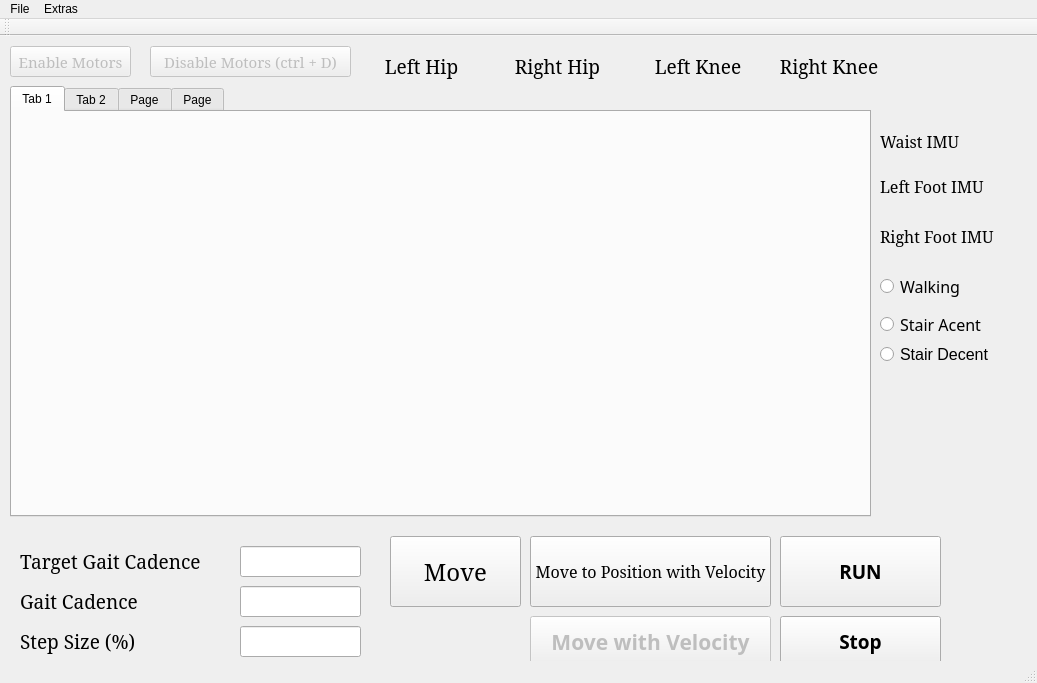
<?xml version="1.0" encoding="UTF-8"?>
<ui version="4.0">
 <class>MainWindow</class>
 <widget class="QMainWindow" name="MainWindow">
  <property name="geometry">
   <rect>
    <x>0</x>
    <y>0</y>
    <width>1037</width>
    <height>683</height>
   </rect>
  </property>
  <property name="windowTitle">
   <string>MainWindow</string>
  </property>
  <widget class="QWidget" name="centralWidget">
   <widget class="QPushButton" name="pushButton_enable">
    <property name="enabled">
     <bool>false</bool>
    </property>
    <property name="geometry">
     <rect>
      <x>10</x>
      <y>10</y>
      <width>121</width>
      <height>31</height>
     </rect>
    </property>
    <property name="font">
     <font>
      <family>Elephant</family>
      <pointsize>11</pointsize>
     </font>
    </property>
    <property name="text">
     <string>Enable Motors</string>
    </property>
   </widget>
   <widget class="QPushButton" name="pushButton_disable">
    <property name="enabled">
     <bool>false</bool>
    </property>
    <property name="geometry">
     <rect>
      <x>150</x>
      <y>10</y>
      <width>201</width>
      <height>31</height>
     </rect>
    </property>
    <property name="font">
     <font>
      <family>Elephant</family>
      <pointsize>11</pointsize>
     </font>
    </property>
    <property name="text">
     <string>Disable Motors (ctrl + D)</string>
    </property>
    <property name="shortcut">
     <string>Ctrl+D</string>
    </property>
   </widget>
   <widget class="QPushButton" name="pushButton_move">
    <property name="geometry">
     <rect>
      <x>390</x>
      <y>500</y>
      <width>131</width>
      <height>71</height>
     </rect>
    </property>
    <property name="font">
     <font>
      <family>Elephant</family>
      <pointsize>18</pointsize>
     </font>
    </property>
    <property name="text">
     <string>Move</string>
    </property>
   </widget>
   <widget class="QLabel" name="label_left_hip_status">
    <property name="geometry">
     <rect>
      <x>370</x>
      <y>0</y>
      <width>111</width>
      <height>61</height>
     </rect>
    </property>
    <property name="font">
     <font>
      <family>Elephant</family>
      <pointsize>14</pointsize>
     </font>
    </property>
    <property name="text">
     <string>   Left Hip</string>
    </property>
   </widget>
   <widget class="QLabel" name="label_right_hip_status">
    <property name="geometry">
     <rect>
      <x>500</x>
      <y>0</y>
      <width>131</width>
      <height>61</height>
     </rect>
    </property>
    <property name="font">
     <font>
      <family>Elephant</family>
      <pointsize>14</pointsize>
     </font>
    </property>
    <property name="text">
     <string>   Right Hip</string>
    </property>
   </widget>
   <widget class="QLabel" name="label_left_knee_status">
    <property name="geometry">
     <rect>
      <x>640</x>
      <y>0</y>
      <width>121</width>
      <height>61</height>
     </rect>
    </property>
    <property name="font">
     <font>
      <family>Elephant</family>
      <pointsize>14</pointsize>
     </font>
    </property>
    <property name="text">
     <string>   Left Knee</string>
    </property>
   </widget>
   <widget class="QLabel" name="label_right_knee_status">
    <property name="geometry">
     <rect>
      <x>770</x>
      <y>0</y>
      <width>131</width>
      <height>61</height>
     </rect>
    </property>
    <property name="font">
     <font>
      <family>Elephant</family>
      <pointsize>14</pointsize>
     </font>
    </property>
    <property name="text">
     <string>  Right Knee</string>
    </property>
   </widget>
   <widget class="QLineEdit" name="lineEdit_gaitCadence">
    <property name="geometry">
     <rect>
      <x>240</x>
      <y>550</y>
      <width>121</width>
      <height>31</height>
     </rect>
    </property>
    <property name="font">
     <font>
      <pointsize>17</pointsize>
     </font>
    </property>
    <property name="text">
     <string/>
    </property>
   </widget>
   <widget class="QLineEdit" name="lineEdit_stepSize">
    <property name="geometry">
     <rect>
      <x>240</x>
      <y>590</y>
      <width>121</width>
      <height>31</height>
     </rect>
    </property>
   </widget>
   <widget class="QLabel" name="label_motor_speed">
    <property name="geometry">
     <rect>
      <x>20</x>
      <y>550</y>
      <width>201</width>
      <height>31</height>
     </rect>
    </property>
    <property name="font">
     <font>
      <family>Elephant</family>
      <pointsize>14</pointsize>
     </font>
    </property>
    <property name="text">
     <string>Gait Cadence</string>
    </property>
   </widget>
   <widget class="QLabel" name="label_motor_speed_2">
    <property name="geometry">
     <rect>
      <x>20</x>
      <y>590</y>
      <width>161</width>
      <height>31</height>
     </rect>
    </property>
    <property name="font">
     <font>
      <family>Elephant</family>
      <pointsize>14</pointsize>
     </font>
    </property>
    <property name="text">
     <string>Step Size (%)</string>
    </property>
   </widget>
   <widget class="QPushButton" name="pushButton_move_withVelocity">
    <property name="geometry">
     <rect>
      <x>530</x>
      <y>500</y>
      <width>241</width>
      <height>71</height>
     </rect>
    </property>
    <property name="font">
     <font>
      <family>Elephant</family>
      <pointsize>12</pointsize>
     </font>
    </property>
    <property name="text">
     <string>Move to Position with Velocity</string>
    </property>
   </widget>
   <widget class="QTabWidget" name="tabWidget">
    <property name="geometry">
     <rect>
      <x>10</x>
      <y>50</y>
      <width>861</width>
      <height>431</height>
     </rect>
    </property>
    <property name="currentIndex">
     <number>0</number>
    </property>
    <widget class="QWidget" name="JointAngleData">
     <attribute name="title">
      <string>Tab 1</string>
     </attribute>
     <widget class="QCustomPlot" name="gait_monitor_1" native="true">
      <property name="geometry">
       <rect>
        <x>0</x>
        <y>0</y>
        <width>851</width>
        <height>411</height>
       </rect>
      </property>
     </widget>
    </widget>
    <widget class="QWidget" name="tab_4">
     <attribute name="title">
      <string>Tab 2</string>
     </attribute>
     <widget class="QCustomPlot" name="gaitCadence_monitor" native="true">
      <property name="geometry">
       <rect>
        <x>0</x>
        <y>0</y>
        <width>851</width>
        <height>411</height>
       </rect>
      </property>
     </widget>
    </widget>
    <widget class="QWidget" name="tab">
     <attribute name="title">
      <string>Page</string>
     </attribute>
     <widget class="QCustomPlot" name="gaitEvent_left" native="true">
      <property name="geometry">
       <rect>
        <x>0</x>
        <y>0</y>
        <width>851</width>
        <height>205</height>
       </rect>
      </property>
     </widget>
     <widget class="QCustomPlot" name="gaitEvent_right" native="true">
      <property name="geometry">
       <rect>
        <x>0</x>
        <y>200</y>
        <width>851</width>
        <height>205</height>
       </rect>
      </property>
     </widget>
    </widget>
    <widget class="QWidget" name="tab_2">
     <attribute name="title">
      <string>Page</string>
     </attribute>
     <widget class="QCustomPlot" name="qcustomPlot_gaitCadence" native="true">
      <property name="geometry">
       <rect>
        <x>0</x>
        <y>0</y>
        <width>851</width>
        <height>411</height>
       </rect>
      </property>
     </widget>
    </widget>
   </widget>
   <widget class="QLabel" name="label_left_foot_IMU_status">
    <property name="geometry">
     <rect>
      <x>880</x>
      <y>130</y>
      <width>121</width>
      <height>41</height>
     </rect>
    </property>
    <property name="font">
     <font>
      <family>Elephant</family>
      <pointsize>12</pointsize>
     </font>
    </property>
    <property name="text">
     <string>Left Foot IMU</string>
    </property>
   </widget>
   <widget class="QLabel" name="label_right_foot_IMU_status">
    <property name="geometry">
     <rect>
      <x>880</x>
      <y>180</y>
      <width>131</width>
      <height>41</height>
     </rect>
    </property>
    <property name="font">
     <font>
      <family>Elephant</family>
      <pointsize>12</pointsize>
     </font>
    </property>
    <property name="text">
     <string>Right Foot IMU</string>
    </property>
   </widget>
   <widget class="QLabel" name="label_waist_IMU_status">
    <property name="geometry">
     <rect>
      <x>880</x>
      <y>90</y>
      <width>101</width>
      <height>31</height>
     </rect>
    </property>
    <property name="font">
     <font>
      <family>Elephant</family>
      <pointsize>12</pointsize>
     </font>
    </property>
    <property name="text">
     <string>Waist IMU</string>
    </property>
   </widget>
   <widget class="QLabel" name="label_target_gaitCadence">
    <property name="geometry">
     <rect>
      <x>20</x>
      <y>510</y>
      <width>201</width>
      <height>31</height>
     </rect>
    </property>
    <property name="font">
     <font>
      <family>Elephant</family>
      <pointsize>14</pointsize>
     </font>
    </property>
    <property name="text">
     <string>Target Gait Cadence</string>
    </property>
   </widget>
   <widget class="QLineEdit" name="lineEdit_targetGaitCadence">
    <property name="geometry">
     <rect>
      <x>240</x>
      <y>510</y>
      <width>121</width>
      <height>31</height>
     </rect>
    </property>
    <property name="font">
     <font>
      <pointsize>17</pointsize>
     </font>
    </property>
    <property name="text">
     <string/>
    </property>
   </widget>
   <widget class="QRadioButton" name="radioButton_walking">
    <property name="geometry">
     <rect>
      <x>880</x>
      <y>240</y>
      <width>101</width>
      <height>21</height>
     </rect>
    </property>
    <property name="font">
     <font>
      <family>Arial Unicode MS</family>
      <pointsize>12</pointsize>
     </font>
    </property>
    <property name="text">
     <string>Walking</string>
    </property>
   </widget>
   <widget class="QRadioButton" name="radioButton_stairAcent">
    <property name="geometry">
     <rect>
      <x>880</x>
      <y>280</y>
      <width>111</width>
      <height>16</height>
     </rect>
    </property>
    <property name="font">
     <font>
      <family>Arial Unicode MS</family>
      <pointsize>12</pointsize>
     </font>
    </property>
    <property name="text">
     <string>Stair Acent</string>
    </property>
   </widget>
   <widget class="QRadioButton" name="radioButton_stairDecent">
    <property name="geometry">
     <rect>
      <x>880</x>
      <y>310</y>
      <width>111</width>
      <height>16</height>
     </rect>
    </property>
    <property name="font">
     <font>
      <family>Arial</family>
      <pointsize>12</pointsize>
     </font>
    </property>
    <property name="text">
     <string>Stair Decent</string>
    </property>
   </widget>
   <widget class="QPushButton" name="pushButton_threadTest">
    <property name="geometry">
     <rect>
      <x>780</x>
      <y>500</y>
      <width>161</width>
      <height>71</height>
     </rect>
    </property>
    <property name="font">
     <font>
      <family>Arial Black</family>
      <pointsize>14</pointsize>
      <weight>75</weight>
      <bold>true</bold>
     </font>
    </property>
    <property name="text">
     <string>RUN</string>
    </property>
   </widget>
   <widget class="QPushButton" name="pushButton_stopThread">
    <property name="geometry">
     <rect>
      <x>780</x>
      <y>580</y>
      <width>161</width>
      <height>51</height>
     </rect>
    </property>
    <property name="font">
     <font>
      <family>Arial Black</family>
      <pointsize>14</pointsize>
      <weight>75</weight>
      <bold>true</bold>
     </font>
    </property>
    <property name="text">
     <string>Stop</string>
    </property>
   </widget>
   <widget class="QPushButton" name="pushButton_moveWithVelocity">
    <property name="enabled">
     <bool>false</bool>
    </property>
    <property name="geometry">
     <rect>
      <x>530</x>
      <y>580</y>
      <width>241</width>
      <height>51</height>
     </rect>
    </property>
    <property name="font">
     <font>
      <family>Arial Black</family>
      <pointsize>16</pointsize>
      <weight>75</weight>
      <bold>true</bold>
     </font>
    </property>
    <property name="text">
     <string>Move with Velocity</string>
    </property>
   </widget>
   <zorder>pushButton_enable</zorder>
   <zorder>pushButton_disable</zorder>
   <zorder>pushButton_move</zorder>
   <zorder>label_left_hip_status</zorder>
   <zorder>label_right_hip_status</zorder>
   <zorder>label_left_knee_status</zorder>
   <zorder>label_right_knee_status</zorder>
   <zorder>lineEdit_gaitCadence</zorder>
   <zorder>lineEdit_stepSize</zorder>
   <zorder>label_motor_speed</zorder>
   <zorder>label_motor_speed_2</zorder>
   <zorder>pushButton_move_withVelocity</zorder>
   <zorder>label_left_foot_IMU_status</zorder>
   <zorder>label_right_foot_IMU_status</zorder>
   <zorder>label_waist_IMU_status</zorder>
   <zorder>tabWidget</zorder>
   <zorder>label_target_gaitCadence</zorder>
   <zorder>lineEdit_targetGaitCadence</zorder>
   <zorder>radioButton_walking</zorder>
   <zorder>radioButton_stairAcent</zorder>
   <zorder>radioButton_stairDecent</zorder>
   <zorder>pushButton_threadTest</zorder>
   <zorder>pushButton_stopThread</zorder>
   <zorder>pushButton_moveWithVelocity</zorder>
  </widget>
  <widget class="QMenuBar" name="menuBar">
   <property name="geometry">
    <rect>
     <x>0</x>
     <y>0</y>
     <width>1037</width>
     <height>21</height>
    </rect>
   </property>
   <widget class="QMenu" name="menuFile">
    <property name="title">
     <string>File</string>
    </property>
    <widget class="QMenu" name="menuOpen_Gait_Data">
     <property name="title">
      <string>Open Gait Data</string>
     </property>
     <addaction name="actionJoint_Angle_Data"/>
     <addaction name="actionJoint_Angular_Velocity_Data"/>
    </widget>
    <addaction name="actionOpen"/>
    <addaction name="menuOpen_Gait_Data"/>
    <addaction name="actionNew_Measurement"/>
    <addaction name="actionSave"/>
    <addaction name="separator"/>
    <addaction name="actionExit"/>
   </widget>
   <widget class="QMenu" name="menuExtras">
    <property name="title">
     <string>Extras</string>
    </property>
    <widget class="QMenu" name="menuConnect_IMUs">
     <property name="title">
      <string>Connect IMUs</string>
     </property>
     <addaction name="actionLeft_Foot"/>
     <addaction name="actionRight_Foot"/>
     <addaction name="actionwaist"/>
    </widget>
    <addaction name="actionConnect_All"/>
    <addaction name="menuConnect_IMUs"/>
    <addaction name="actionDisconnect_All"/>
    <addaction name="separator"/>
    <addaction name="actionActivate_Profile_Position_Mode"/>
    <addaction name="actionActivate_Profile_Velocity_Mode"/>
    <addaction name="separator"/>
    <addaction name="actionCalibration"/>
    <addaction name="actionStand"/>
    <addaction name="actionStand_ver2"/>
    <addaction name="actionSit"/>
    <addaction name="actionSit_ver2"/>
    <addaction name="separator"/>
    <addaction name="actionStart_Timer"/>
    <addaction name="actionStart_Measurement"/>
    <addaction name="actionStop_Measurement"/>
   </widget>
   <addaction name="menuFile"/>
   <addaction name="menuExtras"/>
  </widget>
  <widget class="QToolBar" name="mainToolBar">
   <attribute name="toolBarArea">
    <enum>TopToolBarArea</enum>
   </attribute>
   <attribute name="toolBarBreak">
    <bool>false</bool>
   </attribute>
  </widget>
  <widget class="QStatusBar" name="statusBar"/>
  <action name="actionNew_Measurement">
   <property name="text">
    <string>New Measurement</string>
   </property>
  </action>
  <action name="actionOpen">
   <property name="text">
    <string>Open...</string>
   </property>
  </action>
  <action name="actionSave">
   <property name="text">
    <string>Save Measurement</string>
   </property>
  </action>
  <action name="actionExit">
   <property name="text">
    <string>Exit</string>
   </property>
   <property name="shortcut">
    <string>Ctrl+Q</string>
   </property>
  </action>
  <action name="actionConnect_All">
   <property name="text">
    <string>Connect All Motor</string>
   </property>
  </action>
  <action name="actionDisconnect_All">
   <property name="text">
    <string>Disconnect All</string>
   </property>
  </action>
  <action name="actionCalibration">
   <property name="text">
    <string>Calibration</string>
   </property>
  </action>
  <action name="actionJoint_Angle_Data">
   <property name="text">
    <string>Joint Angle Data</string>
   </property>
  </action>
  <action name="actionJoint_Angular_Velocity_Data">
   <property name="text">
    <string>Joint Angular Velocity Data</string>
   </property>
  </action>
  <action name="actionLeft_Foot">
   <property name="text">
    <string>Left Foot</string>
   </property>
  </action>
  <action name="actionRight_Foot">
   <property name="text">
    <string>Right Foot</string>
   </property>
  </action>
  <action name="actionStart_Timer">
   <property name="text">
    <string>Start Timer</string>
   </property>
  </action>
  <action name="actionStart_Measurement">
   <property name="text">
    <string>Start IMUs Recording</string>
   </property>
  </action>
  <action name="actionStop_Measurement">
   <property name="text">
    <string>Stop IMUs Recording</string>
   </property>
  </action>
  <action name="actionwaist">
   <property name="text">
    <string>Waist</string>
   </property>
  </action>
  <action name="actionStand">
   <property name="text">
    <string>Stand</string>
   </property>
  </action>
  <action name="actionSit">
   <property name="text">
    <string>Sit</string>
   </property>
  </action>
  <action name="actionActivate_Profile_Position_Mode">
   <property name="text">
    <string>Activate Profile Position Mode</string>
   </property>
  </action>
  <action name="actionActivate_Profile_Velocity_Mode">
   <property name="text">
    <string>Activate Profile Velocity Mode</string>
   </property>
  </action>
  <action name="actionStand_ver2">
   <property name="text">
    <string>Stand_ver2</string>
   </property>
  </action>
  <action name="actionSit_ver2">
   <property name="text">
    <string>Sit_ver2</string>
   </property>
  </action>
 </widget>
 <layoutdefault spacing="6" margin="11"/>
 <customwidgets>
  <customwidget>
   <class>QCustomPlot</class>
   <extends>QWidget</extends>
   <header>qcustomplot.h</header>
   <container>1</container>
  </customwidget>
 </customwidgets>
 <resources/>
 <connections/>
</ui>
